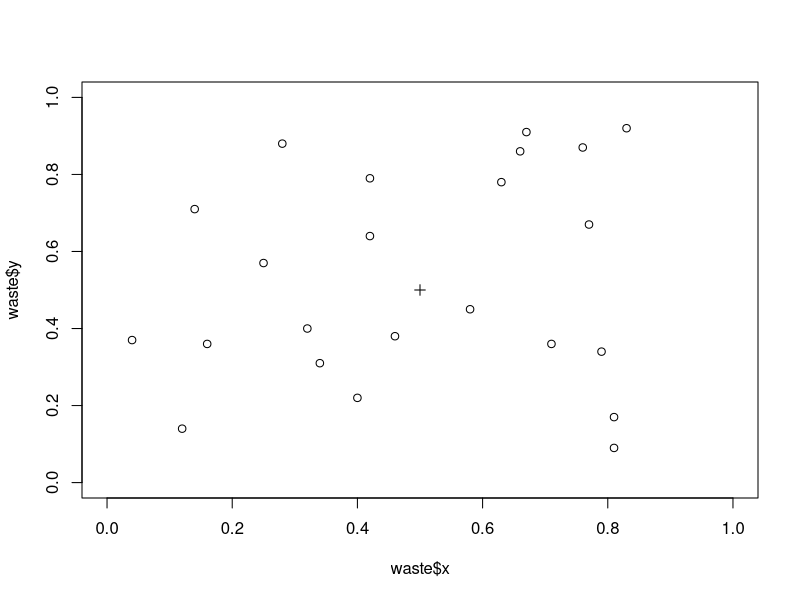
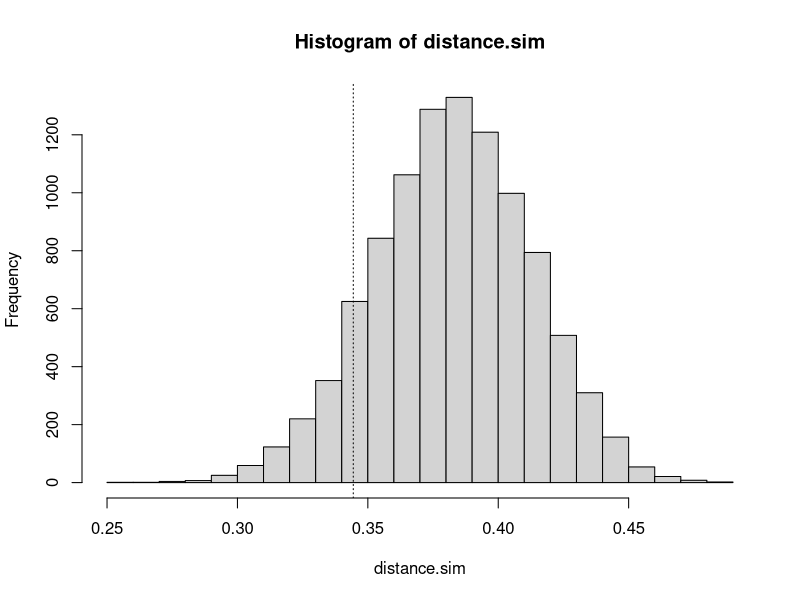
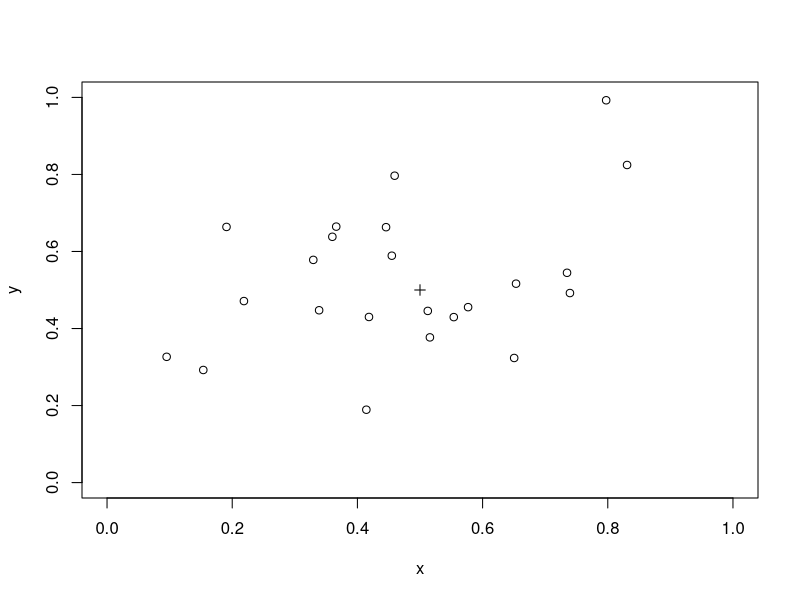
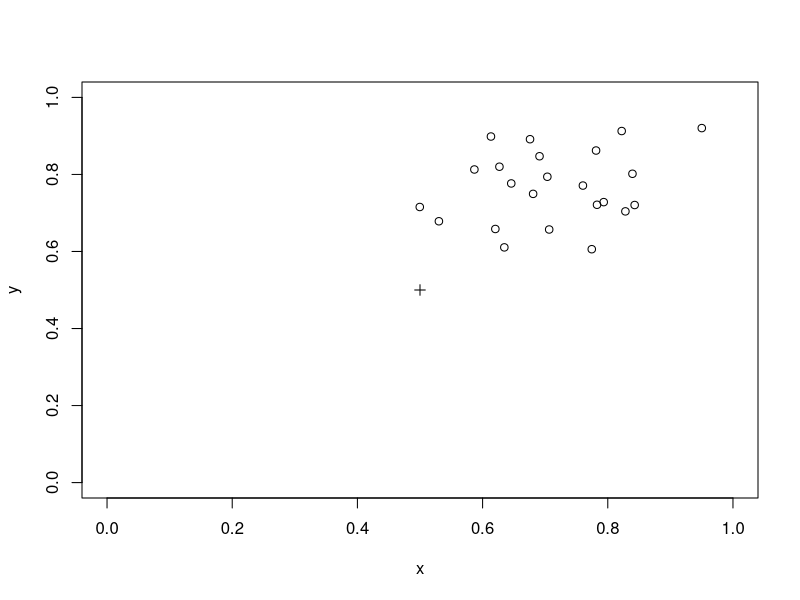

Reproduce these figures in R, in order.
## ---- chunk 1
x <- c(7.3, 10.4, 14.0, 12.2, 8.4)
## ---- chunk 2
mean(x)
## ---- chunk 3
sample(x, length(x), replace = TRUE)
## ---- chunk 4
mean(sample(x, replace = TRUE))
## ---- chunk 5
x1 <- matrix(sample(x, length(x) * 10, replace = TRUE),
             nrow = length(x), ncol = 10)
x1
## ---- chunk 6
x2 <- apply(x1, 2, mean)
x2
## ---- chunk 7
median(x2)
## ---- chunk 8
mean(x)
## ---- chunk 9
x1 <- matrix(sample(x, length(x) * 5000, replace = TRUE),
             nrow = length(x), ncol = 5000)
x2 <- apply(x1, 2, mean)
median(x2)
## ---- chunk 10
d <- c(43.64, 50.67, 33.56, 27.75, 43.35, 29.56, 38.83, 35.95, 20.01)
## ---- chunk 11
h.mean <- function(x) {length(x) / sum(1 / x)}
## ---- chunk 12
h.mean(d)
## ---- chunk 13
replicates <- 5000
n <- length(d)
x1 <- matrix(sample(d, n * replicates, replace = TRUE),
             nrow = n, ncol = replicates)
x2 <- apply(x1, 2, h.mean)
median(x2)
## ---- chunk 14
quantile(x2, c(0.025, 0.975))
## ---- chunk 15
quantile(x2, c(0.005, 0.995))
## ---- chunk 16
salex <- read.table("salex.dat",  header = TRUE, na.strings = "9")
table(salex$EGGS, salex$ILL)
## ---- chunk 17
or <- function(x) {(x[1,1] / x[1,2]) / (x[2,1] / x[2,2])}
## ---- chunk 18
or(table(salex$EGGS, salex$ILL))
## ---- chunk 19
boot <- NULL
for(i in 1:1000) {
  sampled.rows <- sample(1:nrow(salex), replace = TRUE)
  x <- salex[sampled.rows, "EGGS"]
  y <- salex[sampled.rows, "ILL"]
  boot[i] <- or(table(x, y))
}
## ---- chunk 20
median(boot)
quantile(boot, c(0.025, 0.975))
## ---- chunk 21
boot <- boot[boot != Inf]
median(boot)
quantile(boot, c(0.025, 0.975))
## ---- chunk 22
boot <- NULL
for(i in 1:1000) {
  sampled.rows <- sample(1:nrow(salex), replace = TRUE)
  x <- salex[sampled.rows, "EGGS"]
  y <- salex[sampled.rows, "ILL"]
  boot[i] <- or(table(x, y) + 0.5)
  }
median(boot)
quantile(boot, c(0.025, 0.975))
## ---- chunk 23
waste <- read.table("waste.dat", header = TRUE)
## ---- chunk 24
plot(waste$x, waste$y, xlim = c(0, 1), ylim = c(0, 1))
points(0.5, 0.5, pch = 3)
## ---- chunk 25
distance.obs <- sqrt((waste$x - 0.5) ^ 2 + (waste$y - 0.5) ^ 2)
## ---- chunk 26
mean(distance.obs)
## ---- chunk 27
r <- 10000
x.sim <- matrix(runif(r * 23), 23, r)
y.sim <- matrix(runif(r * 23), 23, r)
distance.run <- sqrt((x.sim - 0.5)^2 + (y.sim - 0.5)^2)
distance.sim <- apply(distance.run, 2, mean)
hist(distance.sim, breaks = 20)
abline(v = mean(distance.obs), lty = 3)
## ---- chunk 28
m <- mean(distance.obs)
z <- ifelse(distance.sim < m, 1, 0)
sum(z) / r
## ---- chunk 29
x <- rnorm(23, mean = 0.5, sd = 0.2)
y <- rnorm(23, mean = 0.5, sd = 0.2)
plot(x, y, xlim = c(0, 1), ylim = c(0, 1))
points(0.5, 0.5, pch = 3)
## ---- chunk 30
distance.obs <- sqrt((x - 0.5) ^ 2 + (y - 0.5) ^ 2)
## ---- chunk 31
mean(distance.obs)
## ---- chunk 32
m <- mean(distance.obs)
z <- ifelse(distance.sim < m, 1, 0)
sum(z) / r
## ---- chunk 33
x <- rnorm(23, 0.25, 0.1) + 0.5
y <- rnorm(23, 0.25, 0.1) + 0.5
plot(x, y, xlim = c(0, 1), ylim = c(0, 1))
points(0.5, 0.5, pch = 3)
distance.obs <- sqrt((x - 0.5)^2 + (y - 0.5)^2)
m <- mean(distance.obs)
z <- ifelse(distance.sim < m, 1, 0)
sum(z) / r
## ---- chunk 34
pbinom(q = 14, size = 50, prob = 0.2)
pbinom(q = 14, size = 50, prob = 0.4)
